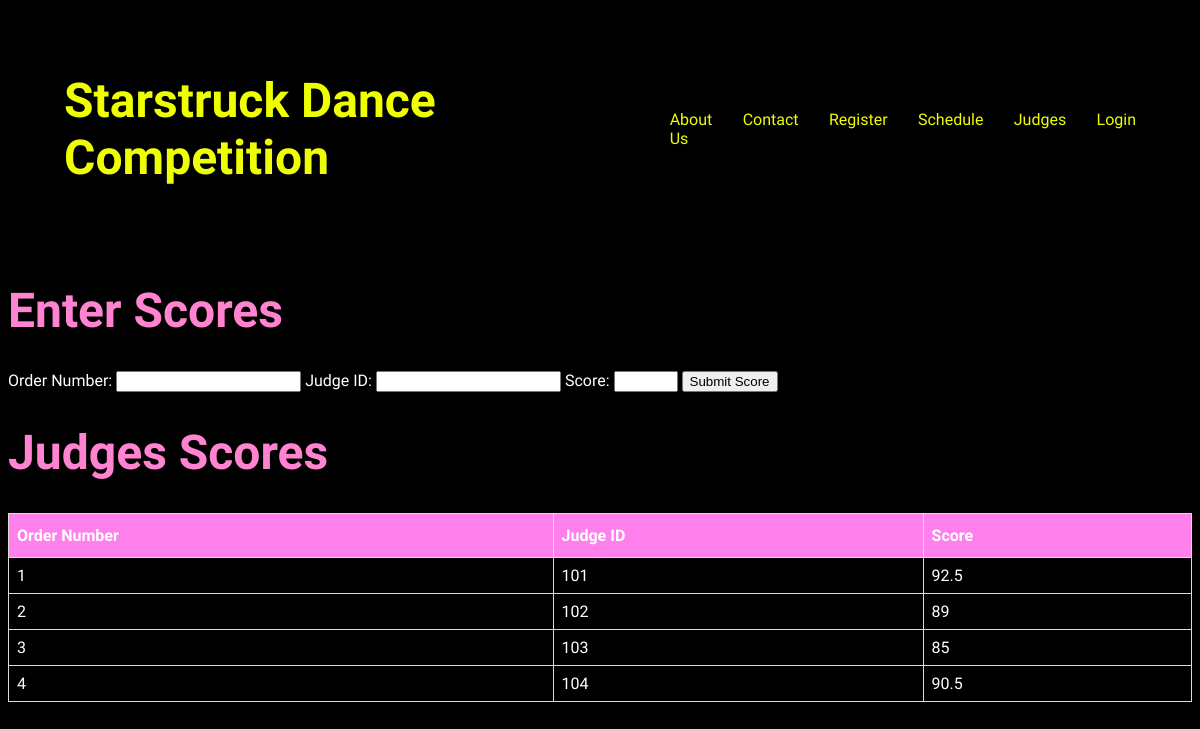
Before: /judges with the older database file.
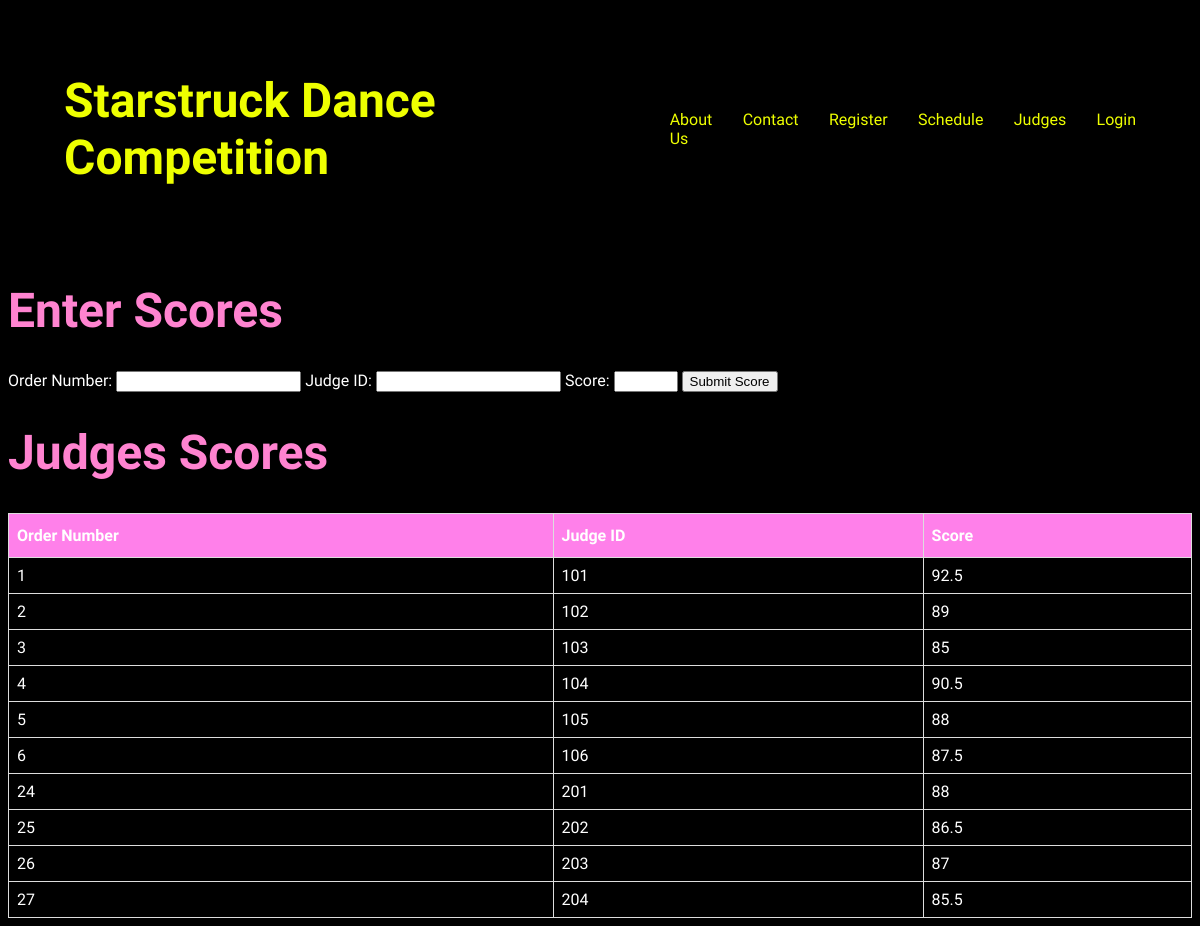
After: the same page with the newer database file.
### tables this page shows
CREATE TABLE Judges_Score (
    order_num INTEGER,
    judge_id INTEGER,
    score DECIMAL(5, 2),
    PRIMARY KEY (order_num, judge_id),
    FOREIGN KEY (order_num) REFERENCES Piece(order_num)
);

### starstruck.py (the view)
@app.route('/judges')
def judges():
    db = get_db()
    cursor = db.cursor()
    cursor.execute("SELECT * FROM Judges_Score")
    judges = cursor.fetchall()  # Fetches all rows from the Judges_Score table
    return render_template('judges.html', judges=judges)

### starstruck.py (called while the page is built)
def get_db():
    db = getattr(g, '_database', None)
    if db is None:
        db = g._database = sqlite3.connect(DATABASE)
    return db

@app.teardown_appcontext
def close_connection(exception):
    db = getattr(g, '_database', None)
    if db is not None:
        db.close()

### templates/judges.html (shortened to what this page needs)
<!DOCTYPE html>
<html lang="en">
  <head>
    <link rel="stylesheet" href="{{ url_for('static', filename='css/styles.css') }}">
    <link
      rel="stylesheet"
      href="https://cdnjs.cloudflare.com/ajax/libs/animate.css/4.1.1/animate.min.css"
    />
  </head>
    <nav>
        <h1>
            <a href="/">Starstruck Dance Competition</a>
        </h1>
        <ul class="navigation bar">
            <a href="about" class="nav-link">About Us</a>
            <a href="contact" class="nav-link">Contact</a>
            <a href="register_studio" class="nav-link">Register</a>
            <a href="schedule" class="nav-link">Schedule</a>
            <a href="judges" class="nav-link">Judges</a>
            <a href="login" class="nav-link">Login</a>
        </ul>
    </nav>
 <body style = "background-color: rgb(0, 0, 0);">
  <h1 style="color:rgb(255, 131, 208);">Enter Scores</h1>
    <form action="{{ url_for('add_scores') }}" method="post" style="color:rgb(255, 255, 255);">
      <label for="order_num">Order Number:</label>
        <input type="number" id="order_num" name="order_num" required>
        <label for="judge_id">Judge ID:</label>
        <input type="number" id="judge_id" name="judge_id" required>
        <label for="score">Score:</label>
        <input type="number" id="score" name="score" min="0" max="100" required>
        <input type="submit" value="Submit Score" class="btn">
    </form>
    <h1 style="color:rgb(255, 131, 208);">Judges Scores</h1>
    <table>
        <thead>
            <tr>
                <th>Order Number</th>
                <th>Judge ID</th>
                <th>Score</th>
            </tr>
        </thead>
        <tbody>
            {% for judge in judges %}
            <tr>
                <td>{{ judge[0] }}</td>
                <td>{{ judge[1] }}</td>
                <td>{{ judge[2] }}</td>
            </tr>
            {% endfor %}
        </tbody>
    </table>
</body>
</html>

### static/css/styles.css (style rules this page uses)
:root { --font-family: "Julius Sans One", regular; --normal-font: 400; --bold-font: 700; --bolder-font: 900; --bg-color: #000000; --primary-color: #eeff00; --secondary-color: #ffffff; --primary-shadow: #6a70b0; --secondary-shadow: #a1bde5; --bottom-margin: 0.5rem; --bottom-margin-2: 1rem; --line-height: 1.7rem; --transition: 0.3s; }
html { scroll-behavior: smooth; }
ul { list-style-type: none; }
a { text-decoration: none; color: var(--primary-color); }
body { font-family: var(--font-family); }
nav { position: sticky; top: 0; left: 0; z-index: 1; display: flex; align-items: center; justify-content: space-between; padding: 1.5rem 3.5rem; background-color: var(--bg-color); box-shadow: 0 3px 5px rgba(0, 0, 0, 0.1) }
nav h1 { color: var(--primary-color); }
nav a { color: var(--primary-color); transition: var(--transition); }
nav ul { display: flex; gap: 1.9rem; }

### templates/judges.html (style rules this page uses)
h1 { font-size: 48px; }
table { width: 100%; border-collapse: collapse; }
th, td { border: 1px solid #ddd; padding: 8px; color: #ffffff; }
th { padding-top: 12px; padding-bottom: 12px; text-align: left; background-color: rgb(255, 128, 234); color: white; }

Changed rows visible on the page:
added Judges_Score: order_num "5", judge "105", score "88"
added Judges_Score: order_num "6", judge "106", score "87.5"
added Judges_Score: order_num "24", judge "201", score "88"
added Judges_Score: order_num "25", judge "202", score "86.5"
added Judges_Score: order_num "26", judge "203", score "87"
added Judges_Score: order_num "27", judge "204", score "85.5"
